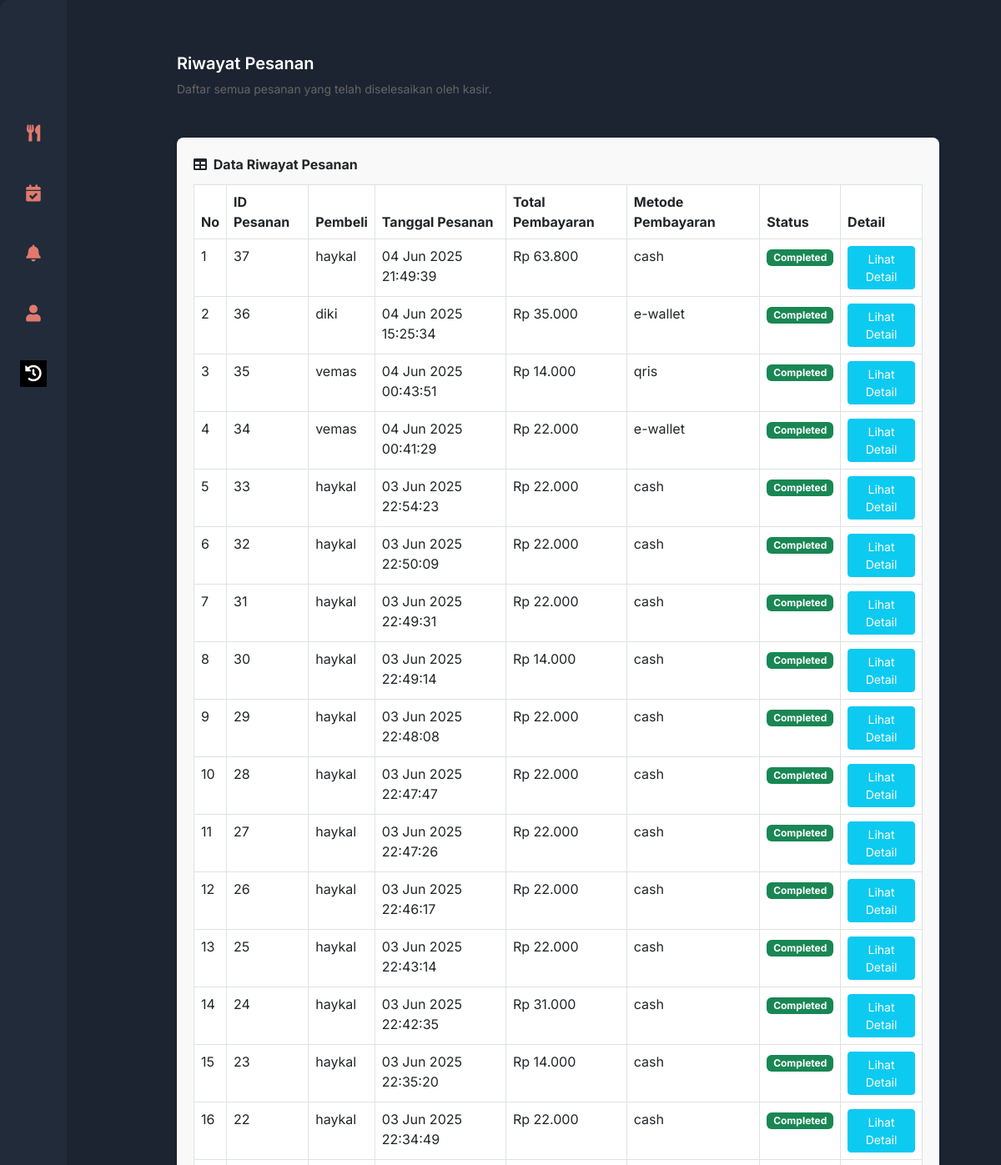
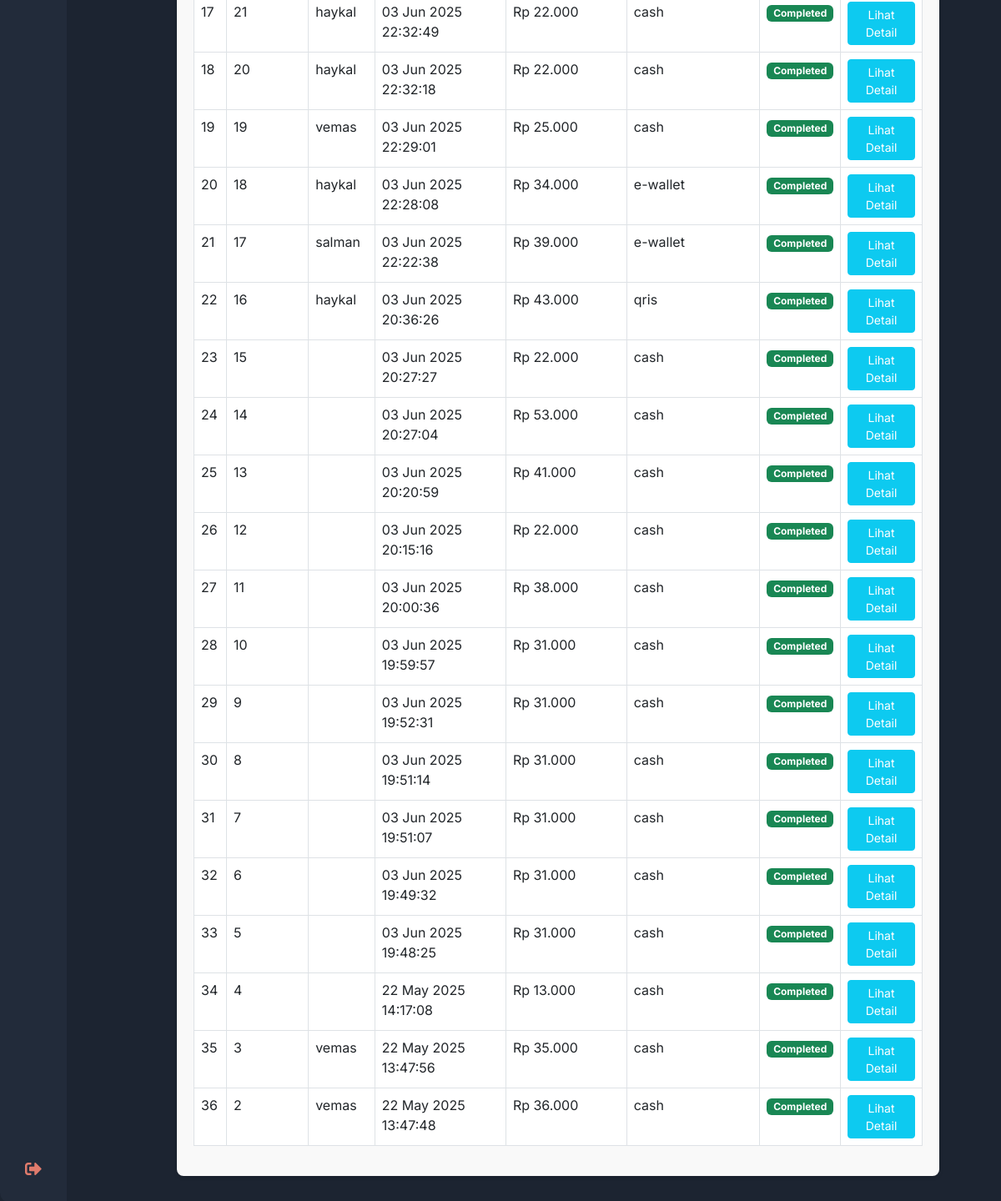
The page /WEBPRO/pages/kasir/riwayat_pesanan.php (signed in) on the database its author committed (2 pictures, top to bottom).
### tables this page shows
CREATE TABLE `pembayaran` (
  `id` int(11) NOT NULL,
  `user_id` int(11) NOT NULL,
  `order_date` datetime NOT NULL DEFAULT current_timestamp(),
  `total_amount` decimal(10,2) NOT NULL,
  `status` enum('completed','pending','cancelled') NOT NULL DEFAULT 'completed',
  `customer_name` varchar(255) DEFAULT NULL,
  `payment_method` enum('cash','e-wallet','qris') DEFAULT NULL,
  `order_type` enum('dine_in','take_away') NOT NULL,
  `notes` text DEFAULT NULL
);

### WEBPRO/pages/kasir/riwayat_pesanan.php (the view, shortened to what this page needs)
<?php
include '../../koneksi.php';
$sql_orders = "SELECT
                p.id AS order_id,
                p.order_date,
                p.total_amount,
                p.status,
                u.username AS kasir_username,
                p.customer_name,
                p.payment_method,
                p.order_type,
                p.notes
            FROM
                pembayaran p
            JOIN
                users u ON p.user_id = u.id
            ORDER BY
                p.order_date DESC";
$result_orders = $conn->query($sql_orders);
?>
<!DOCTYPE html>
<html lang="en">
<head>
    <link href="https://cdn.jsdelivr.net/npm/simple-datatables@7.1.2/dist/style.min.css" rel="stylesheet" />
    <link rel="stylesheet" href="https://cdnjs.cloudflare.com/ajax/libs/font-awesome/5.15.3/css/all.min.css" />
    <link href="https://cdn.jsdelivr.net/npm/bootstrap@5.2.3/dist/css/bootstrap.min.css" rel="stylesheet">
    <link href="../../css/kasir.css" rel="stylesheet">
</head>
<body>
    <div class="container" style="display: flex; min-height: 100vh;">
        <?php include '../../views/kasir/sidebar.php'; ?>
        <main style="flex:1; margin: 32px 0 32px 90px;">
            <header style="margin-bottom: 24px;">
                <h1 style="margin-bottom: 8px;">Riwayat Pesanan</h1>
                <p style="color: #666;">Daftar semua pesanan yang telah diselesaikan oleh kasir.</p>
            </header>
            <div class="data-table-container">
                <div style="font-weight: bold; margin-bottom: 12px;">
                    <i class="fas fa-table me-1"></i> Data Riwayat Pesanan
                </div>
                <div style="overflow-x:auto;">
                    <table id="datatablesSimple" class="table table-bordered" style="background: #fff;">
                        <thead>
                            <tr>
                                <th>No</th>
                                <th>ID Pesanan</th>
                                <th>Pembeli</th>
                                <th>Tanggal Pesanan</th>
                                <th>Total Pembayaran</th>
                                <th>Metode Pembayaran</th>
                                <th>Status</th>
                                <th>Detail</th>
                            </tr>
                        </thead>
                        <tbody>
                            <?php
                            if ($result_orders->num_rows > 0) {
                                $no = 1;
                                while ($order = $result_orders->fetch_assoc()) {
                                    ?>
                                    <tr>
                                        <td><?= $no++; ?></td>
                                        <td><?= $order['order_id']; ?></td>
                                        <td><?= htmlspecialchars($order['customer_name'] ?? $order['kasir_username']); ?></td>
                                        <td><?= date('d M Y H:i:s', strtotime($order['order_date'])); ?></td>
                                        <td>Rp <?= number_format($order['total_amount'], 0, ',', '.'); ?></td>
                                        <td><?= htmlspecialchars($order['payment_method']); ?></td>
                                        <td>
                                            <span class="badge bg-<?php
                                            if ($order['status'] == 'completed')
                                                echo 'success';
                                            else if ($order['status'] == 'pending')
                                                echo 'warning';
                                            else
                                                echo 'danger';
                                            ?>">
                                                <?= ucfirst(htmlspecialchars($order['status'])); ?>
                                            </span>
                                        </td>
                                        <td>
                                            <button class="order-detail-toggle btn btn-sm btn-info"
                                                data-order-id="<?= $order['order_id']; ?>">
                                                Lihat Detail
                                            </button>
                                        </td>
                                    </tr>
                                    <?php
                                }
                            } else {
                                ?>
                                <tr>
                                    <td colspan="8" class="text-center">Belum ada riwayat pesanan.</td>
                                </tr>
                                <?php
                            }
                            ?>
                        </tbody>
                    </table>
                </div>
            </div>
        </main>
    </div>
</body>
</html>

### WEBPRO/css/kasir.css (style rules this page uses)
* { box-sizing: border-box; }
html, body { width: 100%; margin: 0; padding: 0; height: 100%; font-family: 'Inter', sans-serif; background-color: #1c2431; }
.container { display: flex; height: 100vh; }
main { flex: 1; padding: 32px; display: flex; flex-direction: column; gap: 24px; height: 100vh; min-height: 100vh; margin-left: 80px; margin-right: 384px; overflow-y: auto; position: relative; }
main header { margin-bottom: 24px; }
main header h1 { color: white; font-weight: 600; font-size: 20px; margin: 0 0 4px 0; }
main header p { font-size: 14px; color: #6b7280; margin: 0; }

### WEBPRO/pages/kasir/riwayat_pesanan.php (style rules this page uses)
main { margin: 20px auto; width: 90%; padding-left: 80px; }
table { margin: 0 auto; width: 100%; }
.data-table-container { background-color: #f9f9f9; border-radius: 8px; box-shadow: 0 2px 5px rgba(0, 0, 0, 0.1); padding: 20px; }
.order-detail-toggle { cursor: pointer; color: white; }

### rows shown on the page
pembayaran: id "37", customer_name "haykal", order_date "04 Jun 2025 21:49:39", total_amount "63.800", payment_method "cash", status "Completed"
pembayaran: id "36", customer_name "diki", order_date "04 Jun 2025 15:25:34", total_amount "35.000", payment_method "e-wallet", status "Completed"
pembayaran: id "35", customer_name "vemas", order_date "04 Jun 2025 00:43:51", total_amount "14.000", payment_method "qris", status "Completed"
pembayaran: id "34", customer_name "vemas", order_date "04 Jun 2025 00:41:29", total_amount "22.000", payment_method "e-wallet", status "Completed"
pembayaran: id "33", customer_name "haykal", order_date "03 Jun 2025 22:54:23", total_amount "22.000", payment_method "cash", status "Completed"
pembayaran: id "32", customer_name "haykal", order_date "03 Jun 2025 22:50:09", total_amount "22.000", payment_method "cash", status "Completed"
pembayaran: id "31", customer_name "haykal", order_date "03 Jun 2025 22:49:31", total_amount "22.000", payment_method "cash", status "Completed"
pembayaran: id "30", customer_name "haykal", order_date "03 Jun 2025 22:49:14", total_amount "14.000", payment_method "cash", status "Completed"
pembayaran: id "29", customer_name "haykal", order_date "03 Jun 2025 22:48:08", total_amount "22.000", payment_method "cash", status "Completed"
pembayaran: id "28", customer_name "haykal", order_date "03 Jun 2025 22:47:47", total_amount "22.000", payment_method "cash", status "Completed"
pembayaran: id "27", customer_name "haykal", order_date "03 Jun 2025 22:47:26", total_amount "22.000", payment_method "cash", status "Completed"
pembayaran: id "26", customer_name "haykal", order_date "03 Jun 2025 22:46:17", total_amount "22.000", payment_method "cash", status "Completed"
pembayaran: id "25", customer_name "haykal", order_date "03 Jun 2025 22:43:14", total_amount "22.000", payment_method "cash", status "Completed"
pembayaran: id "24", customer_name "haykal", order_date "03 Jun 2025 22:42:35", total_amount "31.000", payment_method "cash", status "Completed"
pembayaran: id "23", customer_name "haykal", order_date "03 Jun 2025 22:35:20", total_amount "14.000", payment_method "cash", status "Completed"
pembayaran: id "22", customer_name "haykal", order_date "03 Jun 2025 22:34:49", total_amount "22.000", payment_method "cash", status "Completed"
pembayaran: id "21", customer_name "haykal", order_date "03 Jun 2025 22:32:49", total_amount "22.000", payment_method "cash", status "Completed"
pembayaran: id "20", customer_name "haykal", order_date "03 Jun 2025 22:32:18", total_amount "22.000", payment_method "cash", status "Completed"
pembayaran: id "19", customer_name "vemas", order_date "03 Jun 2025 22:29:01", total_amount "25.000", payment_method "cash", status "Completed"
pembayaran: id "18", customer_name "haykal", order_date "03 Jun 2025 22:28:08", total_amount "34.000", payment_method "e-wallet", status "Completed"
pembayaran: id "17", customer_name "salman", order_date "03 Jun 2025 22:22:38", total_amount "39.000", payment_method "e-wallet", status "Completed"
pembayaran: id "16", customer_name "haykal", order_date "03 Jun 2025 20:36:26", total_amount "43.000", payment_method "qris", status "Completed"
pembayaran: id "15", order_date "03 Jun 2025 20:27:27", total_amount "22.000", payment_method "cash", status "Completed"
pembayaran: id "14", order_date "03 Jun 2025 20:27:04", total_amount "53.000", payment_method "cash", status "Completed"
pembayaran: id "13", order_date "03 Jun 2025 20:20:59", total_amount "41.000", payment_method "cash", status "Completed"
pembayaran: id "12", order_date "03 Jun 2025 20:15:16", total_amount "22.000", payment_method "cash", status "Completed"
pembayaran: id "11", order_date "03 Jun 2025 20:00:36", total_amount "38.000", payment_method "cash", status "Completed"
pembayaran: id "10", order_date "03 Jun 2025 19:59:57", total_amount "31.000", payment_method "cash", status "Completed"
pembayaran: id "9", order_date "03 Jun 2025 19:52:31", total_amount "31.000", payment_method "cash", status "Completed"
pembayaran: id "8", order_date "03 Jun 2025 19:51:14", total_amount "31.000", payment_method "cash", status "Completed"
pembayaran: id "7", order_date "03 Jun 2025 19:51:07", total_amount "31.000", payment_method "cash", status "Completed"
pembayaran: id "6", order_date "03 Jun 2025 19:49:32", total_amount "31.000", payment_method "cash", status "Completed"
pembayaran: id "5", order_date "03 Jun 2025 19:48:25", total_amount "31.000", payment_method "cash", status "Completed"
pembayaran: id "4", order_date "22 May 2025 14:17:08", total_amount "13.000", payment_method "cash", status "Completed"
pembayaran: id "3", customer_name "vemas", order_date "22 May 2025 13:47:56", total_amount "35.000", payment_method "cash", status "Completed"
pembayaran: id "2", customer_name "vemas", order_date "22 May 2025 13:47:48", total_amount "36.000", payment_method "cash", status "Completed"
